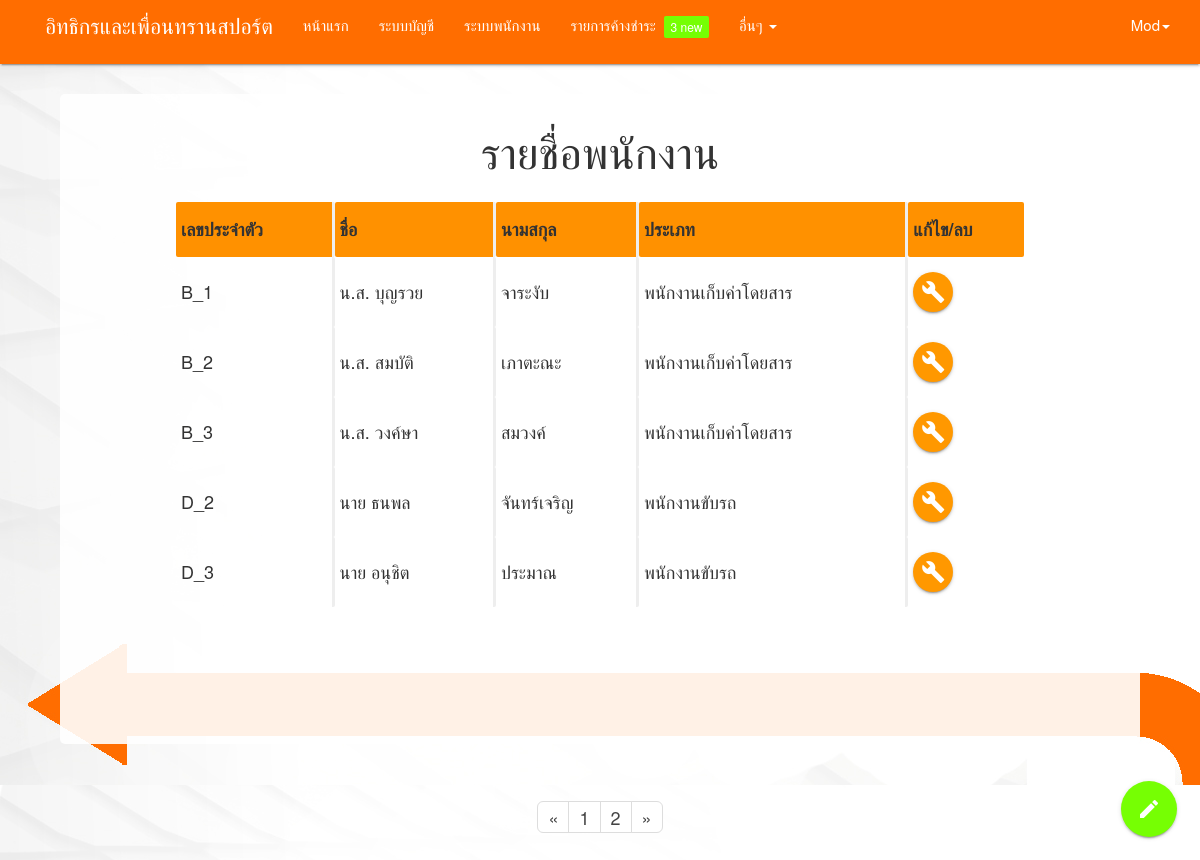
/employee/employee-table.php (signed in), run on the app's committed database.
### tables this page shows
CREATE TABLE `employee` (
  `personal_id` char(50) NOT NULL,
  `id_emp` char(7) NOT NULL,
  `name_emp` varchar(50) NOT NULL,
  `lastname_emp` varchar(50) DEFAULT NULL,
  `birth_emp` date DEFAULT NULL,
  `address` varchar(150) DEFAULT NULL,
  `type_emp` int(1) NOT NULL,
  `conductor_licence_no` varchar(20) DEFAULT NULL,
  `expire_date` date DEFAULT NULL,
  `tel` varchar(15) DEFAULT NULL,
  `note` varchar(150) DEFAULT NULL,
  `status` int(1) DEFAULT NULL
);

### employee/employee-table.php (the view, shortened to what this page needs)
<!DOCTYPE html>
  <html lang="en">
    <head>
    </head>
    <body style="background:url(../direct-inverse.jpg);font-size: 120%;">
    <?php include ('../menu.php'); ?>
    <div style="background-color: rgba(255,255,255,0.9); width: 90%; height:auto; border-radius: 5px; display:block; margin: 30px auto; padding: 10px; min-height: 650px;">
      <h3 style="text-align: center;">รายชื่อพนักงาน</h3>
      <div style="display: block; margin: auto; width: 80%;">
        <table class="highlight" style="padding-top: 10px;width: 100%;border-collapse: inherit;">
          <thead style="color:#FFF">
            <tbody>
        <?php echo fetch_data(); ?>
          </tbody>
  </table>
      <div class="fixed-action-btn horizontal">
    <a class="btn-floating btn-large light-green accent-3">
      <i class="large material-icons">mode_edit</i>
    </a>
  </div>
</div>
</div>
    </body>
</html>
<?php
function fetch_data(){
    $servername = "localhost";
    $username = "root";
    $password = "";
    $dbname = "mbus_database";
    $output = '';
    $connect = mysqli_connect($servername,$username, $password,$dbname);
    $status = '';
    if(!isset($_GET['page'])){
      $page = "1";
    }else {
      $page = $_GET["page"];
    }
    if($page == "" ||$page >= "1"){
      $pagel = ($page*5)-5;
    }
    $sql_data = "SELECT * FROM employee WHERE employee.status =1 ORDER BY employee.id_emp limit $pagel,5";
    $result_data = mysqli_query($connect, $sql_data);
    $output .= '<tr>
                        <th>'."เลขประจำตัว".'</th>
                        <th>'."ชื่อ".'</th>
                        <th>'."นามสกุล".'</th>
                        <th>'."ประเภท".'</th>
                        <th>'."แก้ไข/ลบ".'</th>
                        </tr>';
    while($row = mysqli_fetch_array($result_data)){
      if($row["type_emp"] == 1){
        $status = "พนักงานขับรถ";
      }else if($row["type_emp"] == 2){
        $status = "พนักงานเก็บค่าโดยสาร";
      }
      $output .= '<tr>
                          <td>'.$row["id_emp"].'</td>
                          <td>'.$row["name_emp"].'</td>
                          <td>'.$row["lastname_emp"].'</td>
                          <td>'.$status.'</td>
                          <td>'.'<a class="btn-floating orange" href="/mbus/account/account-detail.php?id_emp='.$row["id_emp"].'"><i class="material-icons">build</i></a>'.'</td>
                </tr>';
       }
       $sql_datal = mysqli_query($connect,"SELECT * FROM employee WHERE employee.status =1 ORDER BY employee.id_emp ");
       $cou = mysqli_num_rows($sql_datal);
       $a = $cou/5;
       $a = ceil($a);
       $link_output = '
       <div class="footer">
       <nav aria-label="Page navigation" style="background-color: transparent;box-shadow: none">
       <ul class="pagination pagination pagination-lg">
           <li>
             <a href="#" aria-label="Previous">
               <span aria-hidden="true">&laquo;</span>
             </a>
           </li>
       ';
        for($b = 1 ; $b <= $a ; $b++){
          $link_output .= '<li><a href="/mbus/employee/employee-table.php?page='.$b.'">'.$b.'</a></li>';
        }
          $link_output .= '<li>
            <a href="#" aria-label="Next">
              <span aria-hidden="true">&raquo;</span>
            </a>
          </li>
        </ul>
      </nav>
      </div>
      ';
       return $output . $link_output;
}
 ?>

### employee/employee-table.php (style rules this page uses)
th { border-bottom:inset; background-color: #ff9100 ; }
th:not(:last-child),td:not(:last-child) { border-right:inset; }
.footer { position: absolute; right: 0; bottom: 0; left: 0; padding: 1rem; text-align: center; }

### data on the page
employee: id_emp "B_1", name_emp "น.ส. บุญรวย", lastname_emp "จาระงับ", type_emp "พนักงานเก็บค่าโดยสาร"
employee: id_emp "B_2", name_emp "น.ส. สมบัติ", lastname_emp "เภาตะณะ", type_emp "พนักงานเก็บค่าโดยสาร"
employee: id_emp "B_3", name_emp "น.ส. วงค์ษา", lastname_emp "สมวงค์", type_emp "พนักงานเก็บค่าโดยสาร"
employee: id_emp "D_2", name_emp "นาย ธนพล", lastname_emp "จันทร์เจริญ", type_emp "พนักงานขับรถ"
employee: id_emp "D_3", name_emp "นาย อนุชิต", lastname_emp "ประมาณ", type_emp "พนักงานขับรถ"

### other printed values
$_SESSION["username"] "Mod"
